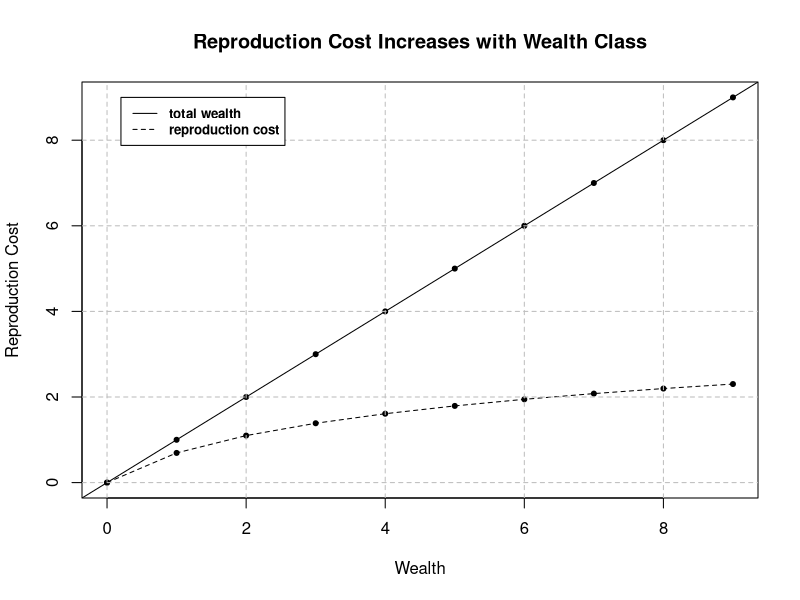
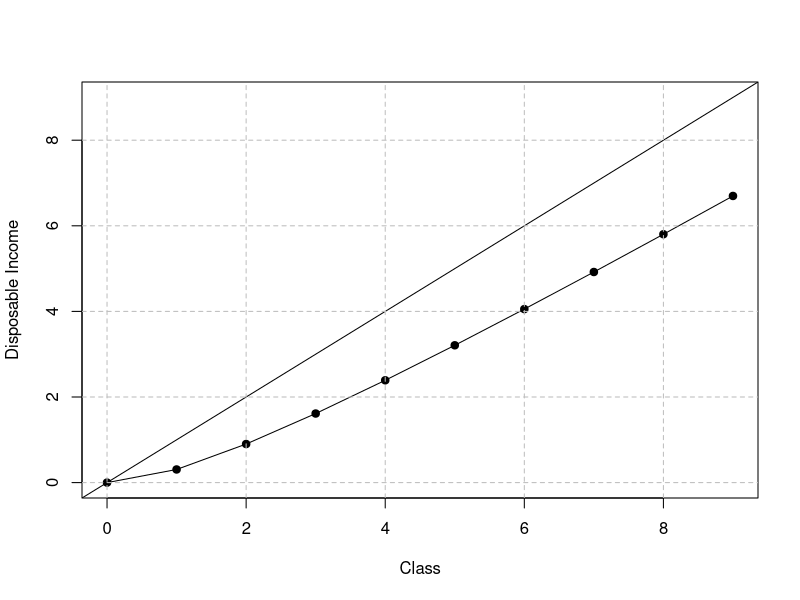

R code for these plots, in order:
# this script visualize the relationship between starvation threshold and wealth/class # nolint

rm(list = ls())

# parameters
wealth <- seq(0, 9)
cost_base <- 0

# a logarithmic function
cost <- cost_base + log(wealth + 1)
# cost <- cost_base + log(0.2 * wealth + 1)
# cost <- cost_base + 0.5 * log(wealth + 1)

disposable_income <- wealth - cost

# pdf(file = "./figures/cost_reproduction.pdf")
plot(cost ~ wealth, type = "l", ylim = c(0, max(wealth)), ylab = "Reproduction Cost", xlab = "Wealth", main = "Reproduction Cost Increases with Wealth Class", lty=2)
points(cost ~ wealth, pch = 20)
abline(a = 0, b = 1)
points(c(0:9) ~ wealth, pch = 20)
grid(col = "gray", lty = "dashed")
legend(0.2, 9, legend=c("total wealth", "reproduction cost"), col=c("black", "black"), lty=c(1,2), cex=0.8, text.font=2)
# dev.off()




# plot Disposable Income
disposable_income <- wealth - cost
plot(disposable_income ~ wealth, type = "l", xlab = "Class", ylab = "Disposable Income", ylim = c(0, max(wealth)))
points(disposable_income ~ wealth, pch = 19)
abline(a = 0, b = 1)
grid(col = "gray", lty = "dashed")

